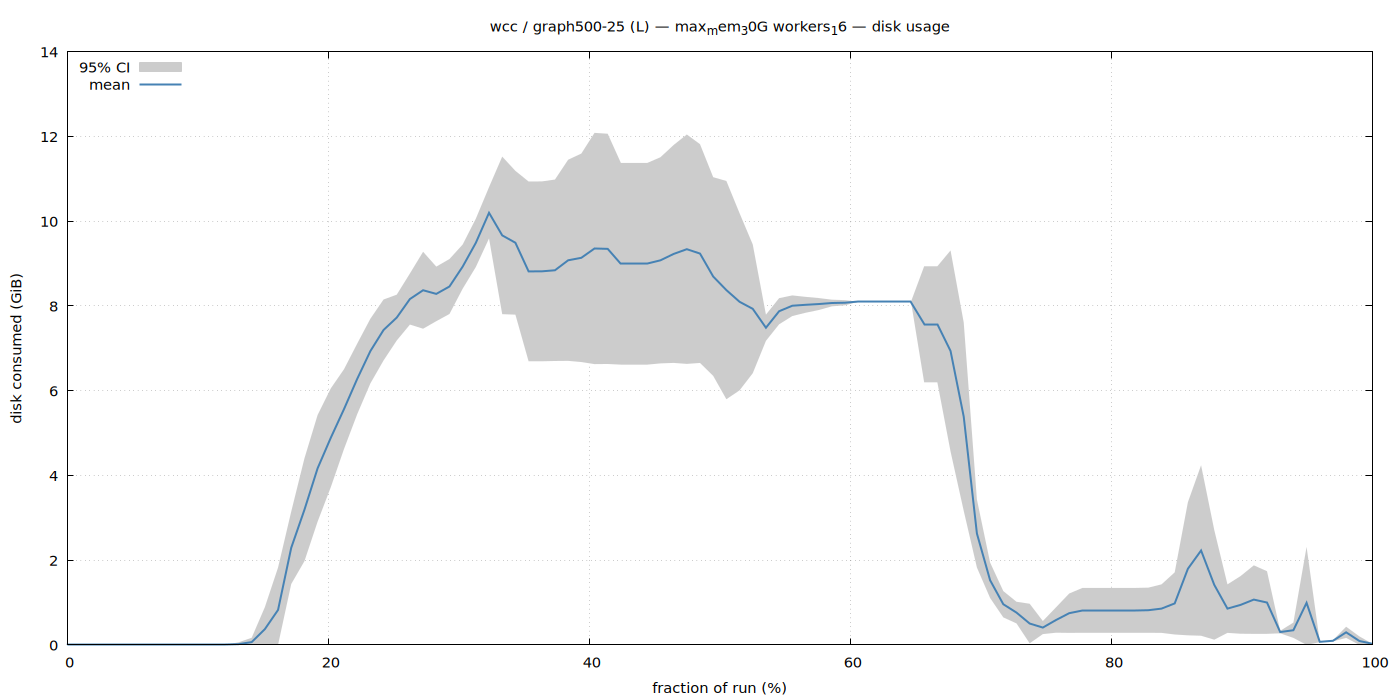

gnuplot code for this plot:
set terminal pngcairo size 1400,700 enhanced font 'Sans,11'
set output '/home/ubuntu/nvm/gfrs/wcc/L/graph500-25/max_mem_30G_workers_16/disk.png'
set title "wcc / graph500-25 (L) — max_mem_30G workers_16 — disk usage"
set xlabel 'fraction of run (%)'
set ylabel 'disk consumed (GiB)'
set grid
set key top left
set yrange [0:*]
plot '/home/ubuntu/nvm/gfrs/wcc/L/graph500-25/max_mem_30G_workers_16/disk.dat' using 1:3:4 with filledcurves lc rgb '#cccccc' title '95% CI', \
     '' using 1:2 with lines lw 2 lc rgb '#4682b4' title 'mean'
